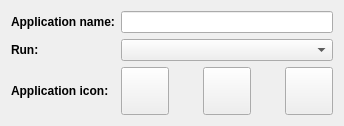
     <widget class="QWidget" name="tab_3">
      <attribute name="title">
       <string>Application</string>
      </attribute>
      <layout class="QFormLayout" name="formLayout_2">
       <item row="0" column="0">
        <widget class="QLabel" name="editDebianFileLabel_3">
         <property name="text">
          <string>&lt;!DOCTYPE HTML PUBLIC &quot;-//W3C//DTD HTML 4.0//EN&quot; &quot;http://www.w3.org/TR/REC-html40/strict.dtd&quot;&gt;
&lt;html&gt;&lt;head&gt;&lt;meta name=&quot;qrichtext&quot; content=&quot;1&quot; /&gt;&lt;style type=&quot;text/css&quot;&gt;
p, li { white-space: pre-wrap; }
&lt;/style&gt;&lt;/head&gt;&lt;body style=&quot; font-family:'DejaVu Sans'; font-size:9pt; font-weight:400; font-style:normal;&quot;&gt;
&lt;table border=&quot;0&quot; style=&quot;-qt-table-type: root; margin-top:4px; margin-bottom:4px; margin-left:4px; margin-right:4px;&quot;&gt;
&lt;tr&gt;
&lt;td style=&quot;border: none;&quot;&gt;
&lt;p style=&quot; margin-top:0px; margin-bottom:0px; margin-left:0px; margin-right:0px; -qt-block-indent:0; text-indent:0px;&quot;&gt;&lt;span style=&quot; font-weight:600;&quot;&gt;Application name:&lt;/span&gt;&lt;/p&gt;&lt;/td&gt;&lt;/tr&gt;&lt;/table&gt;&lt;/body&gt;&lt;/html&gt;</string>
         </property>
        </widget>
       </item>
       <item row="0" column="1">
        <widget class="QLineEdit" name="appNameLineEdit"/>
       </item>
       <item row="1" column="0">
        <widget class="QLabel" name="editDebianFileLabel_5">
         <property name="text">
          <string>&lt;!DOCTYPE HTML PUBLIC &quot;-//W3C//DTD HTML 4.0//EN&quot; &quot;http://www.w3.org/TR/REC-html40/strict.dtd&quot;&gt;
&lt;html&gt;&lt;head&gt;&lt;meta name=&quot;qrichtext&quot; content=&quot;1&quot; /&gt;&lt;style type=&quot;text/css&quot;&gt;
p, li { white-space: pre-wrap; }
&lt;/style&gt;&lt;/head&gt;&lt;body style=&quot; font-family:'DejaVu Sans'; font-size:9pt; font-weight:400; font-style:normal;&quot;&gt;
&lt;table border=&quot;0&quot; style=&quot;-qt-table-type: root; margin-top:4px; margin-bottom:4px; margin-left:4px; margin-right:4px;&quot;&gt;
&lt;tr&gt;
&lt;td style=&quot;border: none;&quot;&gt;
&lt;p style=&quot; margin-top:0px; margin-bottom:0px; margin-left:0px; margin-right:0px; -qt-block-indent:0; text-indent:0px;&quot;&gt;&lt;span style=&quot; font-weight:600;&quot;&gt;Run:&lt;/span&gt;&lt;/p&gt;&lt;/td&gt;&lt;/tr&gt;&lt;/table&gt;&lt;/body&gt;&lt;/html&gt;</string>
         </property>
         <property name="textFormat">
          <enum>Qt::AutoText</enum>
         </property>
        </widget>
       </item>
       <item row="1" column="1">
        <widget class="QComboBox" name="targetComboBox"/>
       </item>
       <item row="2" column="0">
        <widget class="QLabel" name="packageManagerIconLabel_2">
         <property name="minimumSize">
          <size>
           <width>0</width>
           <height>48</height>
          </size>
         </property>
         <property name="text">
          <string>&lt;!DOCTYPE HTML PUBLIC &quot;-//W3C//DTD HTML 4.0//EN&quot; &quot;http://www.w3.org/TR/REC-html40/strict.dtd&quot;&gt;
&lt;html&gt;&lt;head&gt;&lt;meta name=&quot;qrichtext&quot; content=&quot;1&quot; /&gt;&lt;style type=&quot;text/css&quot;&gt;
p, li { white-space: pre-wrap; }
&lt;/style&gt;&lt;/head&gt;&lt;body style=&quot; font-family:'DejaVu Sans'; font-size:9pt; font-weight:400; font-style:normal;&quot;&gt;
&lt;table style=&quot;-qt-table-type: root; margin-top:4px; margin-bottom:4px; margin-left:4px; margin-right:4px;&quot;&gt;
&lt;tr&gt;
&lt;td style=&quot;border: none;&quot;&gt;
&lt;p style=&quot; margin-top:0px; margin-bottom:0px; margin-left:0px; margin-right:0px; -qt-block-indent:0; text-indent:0px;&quot;&gt;&lt;span style=&quot; font-weight:600;&quot;&gt;Application icon:&lt;/span&gt;&lt;/p&gt;&lt;/td&gt;&lt;/tr&gt;&lt;/table&gt;&lt;/body&gt;&lt;/html&gt;</string>
         </property>
        </widget>
       </item>
       <item row="2" column="1">
        <layout class="QHBoxLayout" name="horizontalLayout">
         <item>
          <widget class="QToolButton" name="lIconButton">
           <property name="minimumSize">
            <size>
             <width>48</width>
             <height>48</height>
            </size>
           </property>
           <property name="maximumSize">
            <size>
             <width>48</width>
             <height>48</height>
            </size>
           </property>
           <property name="toolTip">
            <string>Select low dpi icon</string>
           </property>
           <property name="text">
            <string/>
           </property>
          </widget>
         </item>
         <item>
          <spacer name="horizontalSpacer_4">
           <property name="orientation">
            <enum>Qt::Horizontal</enum>
           </property>
           <property name="sizeHint" stdset="0">
            <size>
             <width>28</width>
             <height>20</height>
            </size>
           </property>
          </spacer>
         </item>
         <item>
          <widget class="QToolButton" name="mIconButton">
           <property name="minimumSize">
            <size>
             <width>48</width>
             <height>48</height>
            </size>
           </property>
           <property name="maximumSize">
            <size>
             <width>48</width>
             <height>48</height>
            </size>
           </property>
           <property name="toolTip">
            <string>Select medium dpi icon</string>
           </property>
           <property name="text">
            <string/>
           </property>
          </widget>
         </item>
         <item>
          <spacer name="horizontalSpacer_5">
           <property name="orientation">
            <enum>Qt::Horizontal</enum>
           </property>
           <property name="sizeHint" stdset="0">
            <size>
             <width>28</width>
             <height>20</height>
            </size>
           </property>
          </spacer>
         </item>
         <item>
          <widget class="QToolButton" name="hIconButton">
           <property name="minimumSize">
            <size>
             <width>48</width>
             <height>48</height>
            </size>
           </property>
           <property name="maximumSize">
            <size>
             <width>48</width>
             <height>48</height>
            </size>
           </property>
           <property name="toolTip">
            <string>Select high dpi icon</string>
           </property>
           <property name="text">
            <string/>
           </property>
          </widget>
         </item>
        </layout>
       </item>
      </layout>
     </widget>
